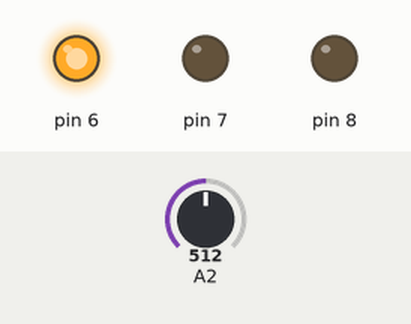
This sketch was run on a simulated Arduino Uno, built with avr-gcc and run on an emulated ATmega328P. Shown: output pins drawn as LEDs (lit = HIGH). Inputs (shaded band) come from the test bench; at power-on: A2 = 512.

Above: at 1.2 s.
1.3 s: A2 set to 610
At 1.7 s:
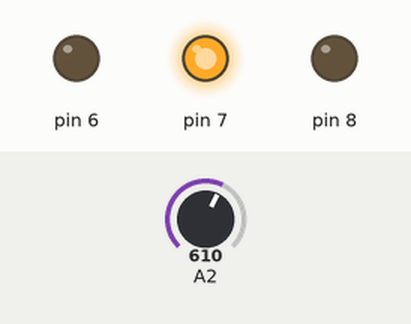
2.8 s: A2 set to 786
4.3 s: A2 set to 818
At 5.2 s:
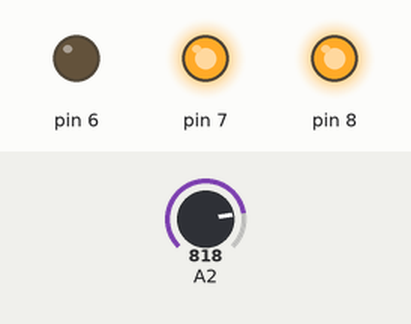
5.8 s: A2 set to 390
At 6.3 s:
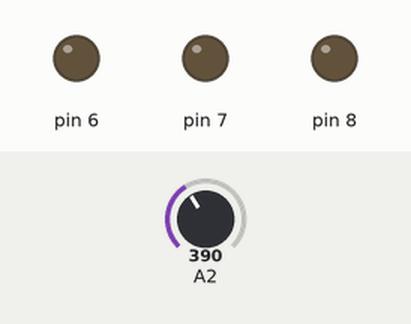
7.3 s: A2 set to 417
At 8.5 s:
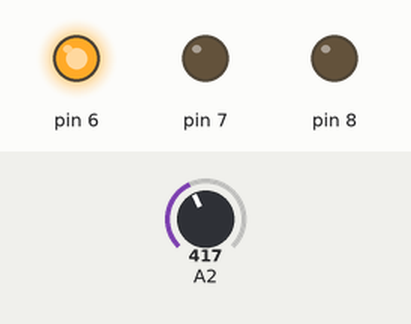
8.8 s: A2 set to 306
At 9.8 s:
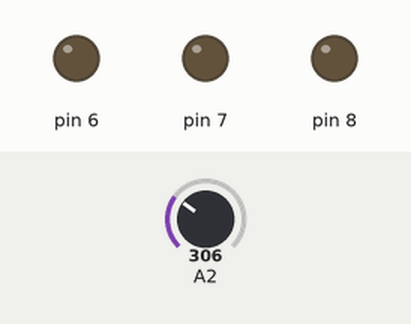
Timing chart, 0 to 11.3 s (numbered marks = the images above; inputs shaded):
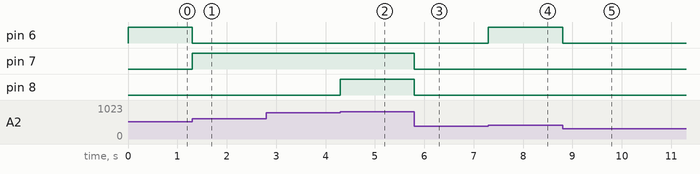

Measured:
- the behaviour switches between 800 and 801 on A2 (found by bisection; images 1 and 2)
- the behaviour switches between 400 and 401 on A2 (found by bisection; images 3 and 4)
- after the input at 1.3 s, pin 6: HIGH → LOW at once; pin 7: LOW → HIGH at once
- after the input at 2.8 s, every drawn part: stays the same
- after the input at 4.3 s, pin 8: LOW → HIGH at once
- after the input at 5.8 s, pin 7, pin 8: HIGH → LOW at once
- after the input at 7.3 s, pin 6: LOW → HIGH at once
- after the input at 8.8 s, pin 6: HIGH → LOW at once

The sketch:

sketch_apr25a.ino
```cpp
void setup() {
  // put your setup code here, to run once:
  pinMode (6, OUTPUT);
  pinMode (7, OUTPUT);
  pinMode (8, OUTPUT);
}

void loop() {
  // put your main code here, to run repeatedly:

  int x = analogRead (2);
  if ( x < 600 and x > 400){
    digitalWrite (6, HIGH);
  }
  else {
    digitalWrite (6, LOW);
  }


  if ( x > 600) {
    digitalWrite (7, HIGH);
  }
  else {
    digitalWrite (7, LOW);
  }


  if ( x > 800) {
    digitalWrite (8, HIGH);
  }
  else {
    digitalWrite (8, LOW);
  }


}
```
